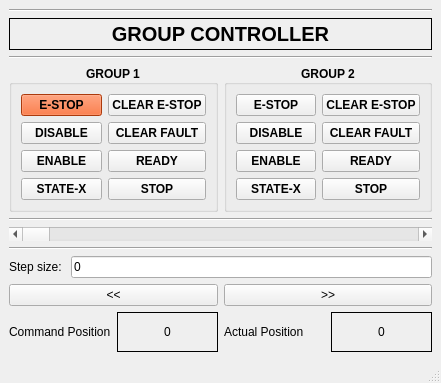
<?xml version="1.0" encoding="UTF-8"?>
<ui version="4.0">
 <class>MainWindow</class>
 <widget class="QMainWindow" name="MainWindow">
  <property name="geometry">
   <rect>
    <x>0</x>
    <y>0</y>
    <width>441</width>
    <height>383</height>
   </rect>
  </property>
  <property name="sizePolicy">
   <sizepolicy hsizetype="Fixed" vsizetype="Fixed">
    <horstretch>0</horstretch>
    <verstretch>0</verstretch>
   </sizepolicy>
  </property>
  <property name="minimumSize">
   <size>
    <width>441</width>
    <height>383</height>
   </size>
  </property>
  <property name="maximumSize">
   <size>
    <width>441</width>
    <height>383</height>
   </size>
  </property>
  <property name="windowTitle">
   <string>MainWindow</string>
  </property>
  <widget class="QWidget" name="centralwidget">
   <layout class="QGridLayout" name="gridLayout_3">
    <item row="0" column="0">
     <layout class="QVBoxLayout" name="verticalLayout">
      <item>
       <widget class="Line" name="line_3">
        <property name="orientation">
         <enum>Qt::Horizontal</enum>
        </property>
       </widget>
      </item>
      <item>
       <widget class="QLabel" name="label">
        <property name="font">
         <font>
          <pointsize>15</pointsize>
          <weight>75</weight>
          <bold>true</bold>
         </font>
        </property>
        <property name="frameShape">
         <enum>QFrame::Box</enum>
        </property>
        <property name="frameShadow">
         <enum>QFrame::Plain</enum>
        </property>
        <property name="text">
         <string>GROUP CONTROLLER</string>
        </property>
        <property name="alignment">
         <set>Qt::AlignCenter</set>
        </property>
       </widget>
      </item>
     </layout>
    </item>
    <item row="1" column="0">
     <widget class="Line" name="line">
      <property name="orientation">
       <enum>Qt::Horizontal</enum>
      </property>
     </widget>
    </item>
    <item row="2" column="0">
     <layout class="QHBoxLayout" name="horizontalLayout">
      <item>
       <widget class="QGroupBox" name="groupBox_1">
        <property name="font">
         <font>
          <weight>75</weight>
          <bold>true</bold>
         </font>
        </property>
        <property name="title">
         <string>GROUP 1</string>
        </property>
        <property name="alignment">
         <set>Qt::AlignCenter</set>
        </property>
        <layout class="QGridLayout" name="gridLayout">
         <item row="0" column="0">
          <widget class="QPushButton" name="pushButton_E_STOP_1">
           <property name="palette">
            <palette>
             <active>
              <colorrole role="WindowText">
               <brush brushstyle="SolidPattern">
                <color alpha="255">
                 <red>0</red>
                 <green>0</green>
                 <blue>0</blue>
                </color>
               </brush>
              </colorrole>
              <colorrole role="Button">
               <brush brushstyle="SolidPattern">
                <color alpha="255">
                 <red>240</red>
                 <green>81</green>
                 <blue>18</blue>
                </color>
               </brush>
              </colorrole>
              <colorrole role="Light">
               <brush brushstyle="SolidPattern">
                <color alpha="255">
                 <red>255</red>
                 <green>161</green>
                 <blue>124</blue>
                </color>
               </brush>
              </colorrole>
              <colorrole role="Midlight">
               <brush brushstyle="SolidPattern">
                <color alpha="255">
                 <red>247</red>
                 <green>121</green>
                 <blue>71</blue>
                </color>
               </brush>
              </colorrole>
              <colorrole role="Dark">
               <brush brushstyle="SolidPattern">
                <color alpha="255">
                 <red>120</red>
                 <green>40</green>
                 <blue>9</blue>
                </color>
               </brush>
              </colorrole>
              <colorrole role="Mid">
               <brush brushstyle="SolidPattern">
                <color alpha="255">
                 <red>160</red>
                 <green>54</green>
                 <blue>12</blue>
                </color>
               </brush>
              </colorrole>
              <colorrole role="Text">
               <brush brushstyle="SolidPattern">
                <color alpha="255">
                 <red>0</red>
                 <green>0</green>
                 <blue>0</blue>
                </color>
               </brush>
              </colorrole>
              <colorrole role="BrightText">
               <brush brushstyle="SolidPattern">
                <color alpha="255">
                 <red>255</red>
                 <green>255</green>
                 <blue>255</blue>
                </color>
               </brush>
              </colorrole>
              <colorrole role="ButtonText">
               <brush brushstyle="SolidPattern">
                <color alpha="255">
                 <red>0</red>
                 <green>0</green>
                 <blue>0</blue>
                </color>
               </brush>
              </colorrole>
              <colorrole role="Base">
               <brush brushstyle="SolidPattern">
                <color alpha="255">
                 <red>255</red>
                 <green>255</green>
                 <blue>255</blue>
                </color>
               </brush>
              </colorrole>
              <colorrole role="Window">
               <brush brushstyle="SolidPattern">
                <color alpha="255">
                 <red>240</red>
                 <green>81</green>
                 <blue>18</blue>
                </color>
               </brush>
              </colorrole>
              <colorrole role="Shadow">
               <brush brushstyle="SolidPattern">
                <color alpha="255">
                 <red>0</red>
                 <green>0</green>
                 <blue>0</blue>
                </color>
               </brush>
              </colorrole>
              <colorrole role="AlternateBase">
               <brush brushstyle="SolidPattern">
                <color alpha="255">
                 <red>247</red>
                 <green>168</green>
                 <blue>136</blue>
                </color>
               </brush>
              </colorrole>
              <colorrole role="ToolTipBase">
               <brush brushstyle="SolidPattern">
                <color alpha="255">
                 <red>255</red>
                 <green>255</green>
                 <blue>220</blue>
                </color>
               </brush>
              </colorrole>
              <colorrole role="ToolTipText">
               <brush brushstyle="SolidPattern">
                <color alpha="255">
                 <red>0</red>
                 <green>0</green>
                 <blue>0</blue>
                </color>
               </brush>
              </colorrole>
              <colorrole role="PlaceholderText">
               <brush brushstyle="NoBrush">
                <color alpha="128">
                 <red>0</red>
                 <green>0</green>
                 <blue>0</blue>
                </color>
               </brush>
              </colorrole>
             </active>
             <inactive>
              <colorrole role="WindowText">
               <brush brushstyle="SolidPattern">
                <color alpha="255">
                 <red>0</red>
                 <green>0</green>
                 <blue>0</blue>
                </color>
               </brush>
              </colorrole>
              <colorrole role="Button">
               <brush brushstyle="SolidPattern">
                <color alpha="255">
                 <red>240</red>
                 <green>81</green>
                 <blue>18</blue>
                </color>
               </brush>
              </colorrole>
              <colorrole role="Light">
               <brush brushstyle="SolidPattern">
                <color alpha="255">
                 <red>255</red>
                 <green>161</green>
                 <blue>124</blue>
                </color>
               </brush>
              </colorrole>
              <colorrole role="Midlight">
               <brush brushstyle="SolidPattern">
                <color alpha="255">
                 <red>247</red>
                 <green>121</green>
                 <blue>71</blue>
                </color>
               </brush>
              </colorrole>
              <colorrole role="Dark">
               <brush brushstyle="SolidPattern">
                <color alpha="255">
                 <red>120</red>
                 <green>40</green>
                 <blue>9</blue>
                </color>
               </brush>
              </colorrole>
              <colorrole role="Mid">
               <brush brushstyle="SolidPattern">
                <color alpha="255">
                 <red>160</red>
                 <green>54</green>
                 <blue>12</blue>
                </color>
               </brush>
              </colorrole>
              <colorrole role="Text">
               <brush brushstyle="SolidPattern">
                <color alpha="255">
                 <red>0</red>
                 <green>0</green>
                 <blue>0</blue>
                </color>
               </brush>
              </colorrole>
              <colorrole role="BrightText">
               <brush brushstyle="SolidPattern">
                <color alpha="255">
                 <red>255</red>
                 <green>255</green>
                 <blue>255</blue>
                </color>
               </brush>
              </colorrole>
              <colorrole role="ButtonText">
               <brush brushstyle="SolidPattern">
                <color alpha="255">
                 <red>0</red>
                 <green>0</green>
                 <blue>0</blue>
                </color>
               </brush>
              </colorrole>
              <colorrole role="Base">
               <brush brushstyle="SolidPattern">
                <color alpha="255">
                 <red>255</red>
                 <green>255</green>
                 <blue>255</blue>
                </color>
               </brush>
              </colorrole>
              <colorrole role="Window">
               <brush brushstyle="SolidPattern">
                <color alpha="255">
                 <red>240</red>
                 <green>81</green>
                 <blue>18</blue>
                </color>
               </brush>
              </colorrole>
              <colorrole role="Shadow">
               <brush brushstyle="SolidPattern">
                <color alpha="255">
                 <red>0</red>
                 <green>0</green>
                 <blue>0</blue>
                </color>
               </brush>
              </colorrole>
              <colorrole role="AlternateBase">
               <brush brushstyle="SolidPattern">
                <color alpha="255">
                 <red>247</red>
                 <green>168</green>
                 <blue>136</blue>
                </color>
               </brush>
              </colorrole>
              <colorrole role="ToolTipBase">
               <brush brushstyle="SolidPattern">
                <color alpha="255">
                 <red>255</red>
                 <green>255</green>
                 <blue>220</blue>
                </color>
               </brush>
              </colorrole>
              <colorrole role="ToolTipText">
               <brush brushstyle="SolidPattern">
                <color alpha="255">
                 <red>0</red>
                 <green>0</green>
                 <blue>0</blue>
                </color>
               </brush>
              </colorrole>
              <colorrole role="PlaceholderText">
               <brush brushstyle="NoBrush">
                <color alpha="128">
                 <red>0</red>
                 <green>0</green>
                 <blue>0</blue>
                </color>
               </brush>
              </colorrole>
             </inactive>
             <disabled>
              <colorrole role="WindowText">
               <brush brushstyle="SolidPattern">
                <color alpha="255">
                 <red>120</red>
                 <green>40</green>
                 <blue>9</blue>
                </color>
               </brush>
              </colorrole>
              <colorrole role="Button">
               <brush brushstyle="SolidPattern">
                <color alpha="255">
                 <red>240</red>
                 <green>81</green>
                 <blue>18</blue>
                </color>
               </brush>
              </colorrole>
              <colorrole role="Light">
               <brush brushstyle="SolidPattern">
                <color alpha="255">
                 <red>255</red>
                 <green>161</green>
                 <blue>124</blue>
                </color>
               </brush>
              </colorrole>
              <colorrole role="Midlight">
               <brush brushstyle="SolidPattern">
                <color alpha="255">
                 <red>247</red>
                 <green>121</green>
                 <blue>71</blue>
                </color>
               </brush>
              </colorrole>
              <colorrole role="Dark">
               <brush brushstyle="SolidPattern">
                <color alpha="255">
                 <red>120</red>
                 <green>40</green>
                 <blue>9</blue>
                </color>
               </brush>
              </colorrole>
              <colorrole role="Mid">
               <brush brushstyle="SolidPattern">
                <color alpha="255">
                 <red>160</red>
                 <green>54</green>
                 <blue>12</blue>
                </color>
               </brush>
              </colorrole>
              <colorrole role="Text">
               <brush brushstyle="SolidPattern">
                <color alpha="255">
                 <red>120</red>
                 <green>40</green>
                 <blue>9</blue>
                </color>
               </brush>
              </colorrole>
              <colorrole role="BrightText">
               <brush brushstyle="SolidPattern">
                <color alpha="255">
                 <red>255</red>
                 <green>255</green>
                 <blue>255</blue>
                </color>
               </brush>
              </colorrole>
              <colorrole role="ButtonText">
               <brush brushstyle="SolidPattern">
                <color alpha="255">
                 <red>120</red>
                 <green>40</green>
                 <blue>9</blue>
                </color>
               </brush>
              </colorrole>
              <colorrole role="Base">
               <brush brushstyle="SolidPattern">
                <color alpha="255">
                 <red>240</red>
                 <green>81</green>
                 <blue>18</blue>
                </color>
               </brush>
              </colorrole>
              <colorrole role="Window">
               <brush brushstyle="SolidPattern">
                <color alpha="255">
                 <red>240</red>
                 <green>81</green>
                 <blue>18</blue>
                </color>
               </brush>
              </colorrole>
              <colorrole role="Shadow">
               <brush brushstyle="SolidPattern">
                <color alpha="255">
                 <red>0</red>
                 <green>0</green>
                 <blue>0</blue>
                </color>
               </brush>
              </colorrole>
              <colorrole role="AlternateBase">
               <brush brushstyle="SolidPattern">
                <color alpha="255">
                 <red>240</red>
                 <green>81</green>
                 <blue>18</blue>
                </color>
               </brush>
              </colorrole>
              <colorrole role="ToolTipBase">
               <brush brushstyle="SolidPattern">
                <color alpha="255">
                 <red>255</red>
                 <green>255</green>
                 <blue>220</blue>
                </color>
               </brush>
              </colorrole>
              <colorrole role="ToolTipText">
               <brush brushstyle="SolidPattern">
                <color alpha="255">
                 <red>0</red>
                 <green>0</green>
                 <blue>0</blue>
                </color>
               </brush>
              </colorrole>
              <colorrole role="PlaceholderText">
               <brush brushstyle="NoBrush">
                <color alpha="128">
                 <red>0</red>
                 <green>0</green>
                 <blue>0</blue>
                </color>
               </brush>
              </colorrole>
             </disabled>
            </palette>
           </property>
           <property name="text">
            <string>E-STOP</string>
           </property>
          </widget>
         </item>
         <item row="0" column="1">
          <widget class="QPushButton" name="pushButton_CLEAR_E_STOP_1">
           <property name="text">
            <string>CLEAR E-STOP</string>
           </property>
          </widget>
         </item>
         <item row="1" column="0">
          <widget class="QPushButton" name="pushButton_DISABLE_1">
           <property name="text">
            <string>DISABLE</string>
           </property>
          </widget>
         </item>
         <item row="1" column="1">
          <widget class="QPushButton" name="pushButton_CLEAR_FAULT_1">
           <property name="text">
            <string>CLEAR FAULT</string>
           </property>
          </widget>
         </item>
         <item row="2" column="0">
          <widget class="QPushButton" name="pushButton_ENABLE_1">
           <property name="text">
            <string>ENABLE</string>
           </property>
          </widget>
         </item>
         <item row="2" column="1">
          <widget class="QPushButton" name="pushButton_READY_1">
           <property name="text">
            <string>READY</string>
           </property>
          </widget>
         </item>
         <item row="3" column="0">
          <widget class="QPushButton" name="pushButton_STATE_X_1">
           <property name="text">
            <string>STATE-X</string>
           </property>
          </widget>
         </item>
         <item row="3" column="1">
          <widget class="QPushButton" name="pushButton_STOP_1">
           <property name="text">
            <string>STOP</string>
           </property>
          </widget>
         </item>
        </layout>
       </widget>
      </item>
      <item>
       <widget class="QGroupBox" name="groupBox_2">
        <property name="font">
         <font>
          <weight>75</weight>
          <bold>true</bold>
         </font>
        </property>
        <property name="title">
         <string>GROUP 2</string>
        </property>
        <property name="alignment">
         <set>Qt::AlignCenter</set>
        </property>
        <layout class="QGridLayout" name="gridLayout_2">
         <item row="0" column="0">
          <widget class="QPushButton" name="pushButton_E_STOP_2">
           <property name="text">
            <string>E-STOP</string>
           </property>
          </widget>
         </item>
         <item row="0" column="1">
          <widget class="QPushButton" name="pushButton_CLEAR_E_STOP_2">
           <property name="text">
            <string>CLEAR E-STOP</string>
           </property>
          </widget>
         </item>
         <item row="1" column="0">
          <widget class="QPushButton" name="pushButton_DISABLE_2">
           <property name="text">
            <string>DISABLE</string>
           </property>
          </widget>
         </item>
         <item row="1" column="1">
          <widget class="QPushButton" name="pushButton_CLEAR_FAULT_2">
           <property name="text">
            <string>CLEAR FAULT</string>
           </property>
          </widget>
         </item>
         <item row="2" column="0">
          <widget class="QPushButton" name="pushButton_ENABLE_2">
           <property name="text">
            <string>ENABLE</string>
           </property>
          </widget>
         </item>
         <item row="2" column="1">
          <widget class="QPushButton" name="pushButton_READY_2">
           <property name="text">
            <string>READY</string>
           </property>
          </widget>
         </item>
         <item row="3" column="0">
          <widget class="QPushButton" name="pushButton_STATE_X_2">
           <property name="text">
            <string>STATE-X</string>
           </property>
          </widget>
         </item>
         <item row="3" column="1">
          <widget class="QPushButton" name="pushButton_STOP_2">
           <property name="text">
            <string>STOP</string>
           </property>
          </widget>
         </item>
        </layout>
       </widget>
      </item>
     </layout>
    </item>
    <item row="3" column="0">
     <layout class="QVBoxLayout" name="verticalLayout_2">
      <item>
       <widget class="Line" name="line_2">
        <property name="orientation">
         <enum>Qt::Horizontal</enum>
        </property>
       </widget>
      </item>
      <item>
       <widget class="QScrollBar" name="horizontalScrollBar_1">
        <property name="font">
         <font>
          <weight>75</weight>
          <bold>true</bold>
         </font>
        </property>
        <property name="mouseTracking">
         <bool>true</bool>
        </property>
        <property name="maximum">
         <number>1000</number>
        </property>
        <property name="orientation">
         <enum>Qt::Horizontal</enum>
        </property>
       </widget>
      </item>
      <item>
       <widget class="Line" name="line_4">
        <property name="orientation">
         <enum>Qt::Horizontal</enum>
        </property>
       </widget>
      </item>
     </layout>
    </item>
    <item row="4" column="0">
     <layout class="QVBoxLayout" name="verticalLayout_3">
      <item>
       <layout class="QHBoxLayout" name="horizontalLayout_3">
        <item>
         <widget class="QLabel" name="label_4">
          <property name="text">
           <string>Step size: </string>
          </property>
         </widget>
        </item>
        <item>
         <widget class="QLineEdit" name="lineEdit_step_size">
          <property name="text">
           <string>0</string>
          </property>
         </widget>
        </item>
       </layout>
      </item>
      <item>
       <layout class="QHBoxLayout" name="horizontalLayout_4">
        <item>
         <widget class="QPushButton" name="pushButton_left">
          <property name="text">
           <string>&lt;&lt;</string>
          </property>
         </widget>
        </item>
        <item>
         <widget class="QPushButton" name="pushButton_right">
          <property name="text">
           <string>&gt;&gt;</string>
          </property>
         </widget>
        </item>
       </layout>
      </item>
     </layout>
    </item>
    <item row="5" column="0">
     <layout class="QHBoxLayout" name="horizontalLayout_2">
      <item>
       <widget class="QLabel" name="label_2">
        <property name="text">
         <string>Command Position</string>
        </property>
       </widget>
      </item>
      <item>
       <widget class="QLabel" name="label_horizontal_scroll_bar">
        <property name="frameShape">
         <enum>QFrame::Box</enum>
        </property>
        <property name="text">
         <string>0</string>
        </property>
        <property name="alignment">
         <set>Qt::AlignCenter</set>
        </property>
       </widget>
      </item>
      <item>
       <widget class="QLabel" name="label_3">
        <property name="text">
         <string>Actual Position</string>
        </property>
       </widget>
      </item>
      <item>
       <widget class="QLabel" name="label_actual_position">
        <property name="frameShape">
         <enum>QFrame::Box</enum>
        </property>
        <property name="text">
         <string>0</string>
        </property>
        <property name="alignment">
         <set>Qt::AlignCenter</set>
        </property>
       </widget>
      </item>
     </layout>
    </item>
   </layout>
  </widget>
  <widget class="QMenuBar" name="menubar">
   <property name="geometry">
    <rect>
     <x>0</x>
     <y>0</y>
     <width>441</width>
     <height>21</height>
    </rect>
   </property>
  </widget>
  <widget class="QStatusBar" name="statusbar"/>
 </widget>
 <resources/>
 <connections/>
</ui>
